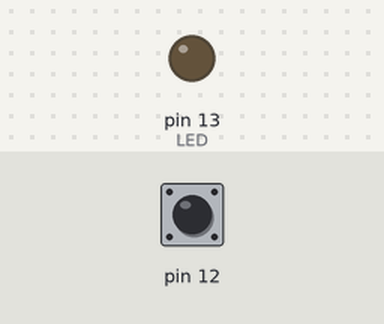
The sketch below on a simulated Arduino Uno, built with avr-gcc and run on an emulated ATmega328P. Parts: output pins drawn as LEDs (lit = HIGH). The test bench sets the inputs (shaded band); at power-on: pin 12 HIGH.

Above: at 1.2 s.
1.3 s: pin 12 pulled LOW for 0.15 s
At 2.5 s:
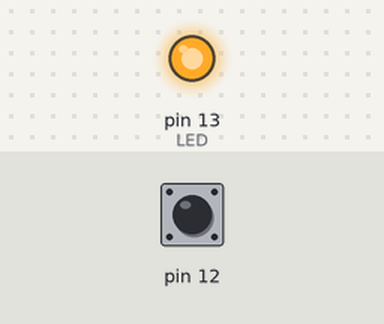
2.9 s: pin 12 pulled LOW for 1 s
At 3.8 s:
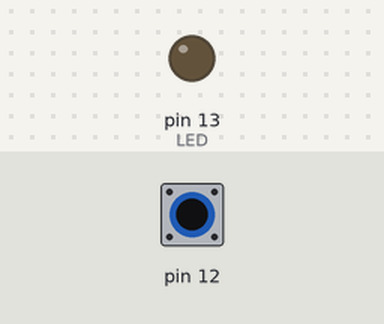
5.4 s: pin 12 pulled LOW for 3.2 s
At 5.7 s:
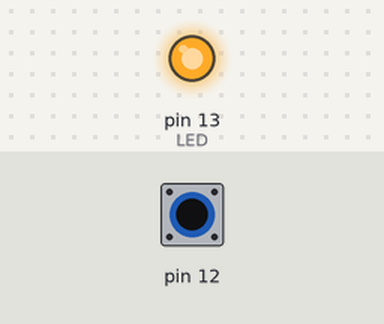
Timing chart, 0 to 8.4 s (numbered marks = the images above; inputs shaded):
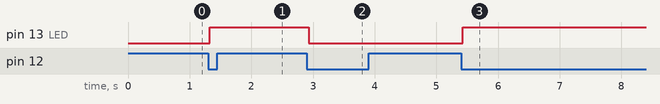

The sketch:

gpio_button_debounce.ino
```cpp
// Offline Navigator — przycisk z eliminacją drgań styków
// Arduino UNO R3 / ATmega328P
// Przycisk między D12/PB4 a GND; wbudowana LED D13/PB5.
// Status: użytkownik potwierdził działanie po wgraniu.

const unsigned long DEBOUNCE_MS = 30UL;

bool lastRawPressed = false;
bool stablePressed = false;
bool ledOn = false;
unsigned long lastRawChangeMs = 0;

void setup() {
    DDRB |= _BV(DDB5);        // PB5 / D13 jako wyjście
    DDRB &= ~_BV(DDB4);       // PB4 / D12 jako wejście
    PORTB |= _BV(PORTB4);     // Wewnętrzny pull-up
    PORTB &= ~_BV(PORTB5);    // LED początkowo zgaszona
}

void loop() {
    const bool rawPressed = ((PINB & _BV(PINB4)) == 0);
    const unsigned long now = millis();

    if (rawPressed != lastRawPressed) {
        lastRawPressed = rawPressed;
        lastRawChangeMs = now;
    }

    if ((now - lastRawChangeMs >= DEBOUNCE_MS) &&
        (rawPressed != stablePressed)) {
        stablePressed = rawPressed;

        // Przełącz LED tylko przy zaakceptowanym naciśnięciu.
        if (stablePressed) {
            ledOn = !ledOn;
            if (ledOn) {
                PORTB |= _BV(PORTB5);
            } else {
                PORTB &= ~_BV(PORTB5);
            }
        }
    }
}
```

Measured:
- after the input at 1.3 s, pin 13 (LED): LOW → HIGH at once
- after the input at 2.9 s, pin 13 (LED): HIGH → LOW at once
- after the input at 5.4 s, pin 13 (LED): LOW → HIGH at once
